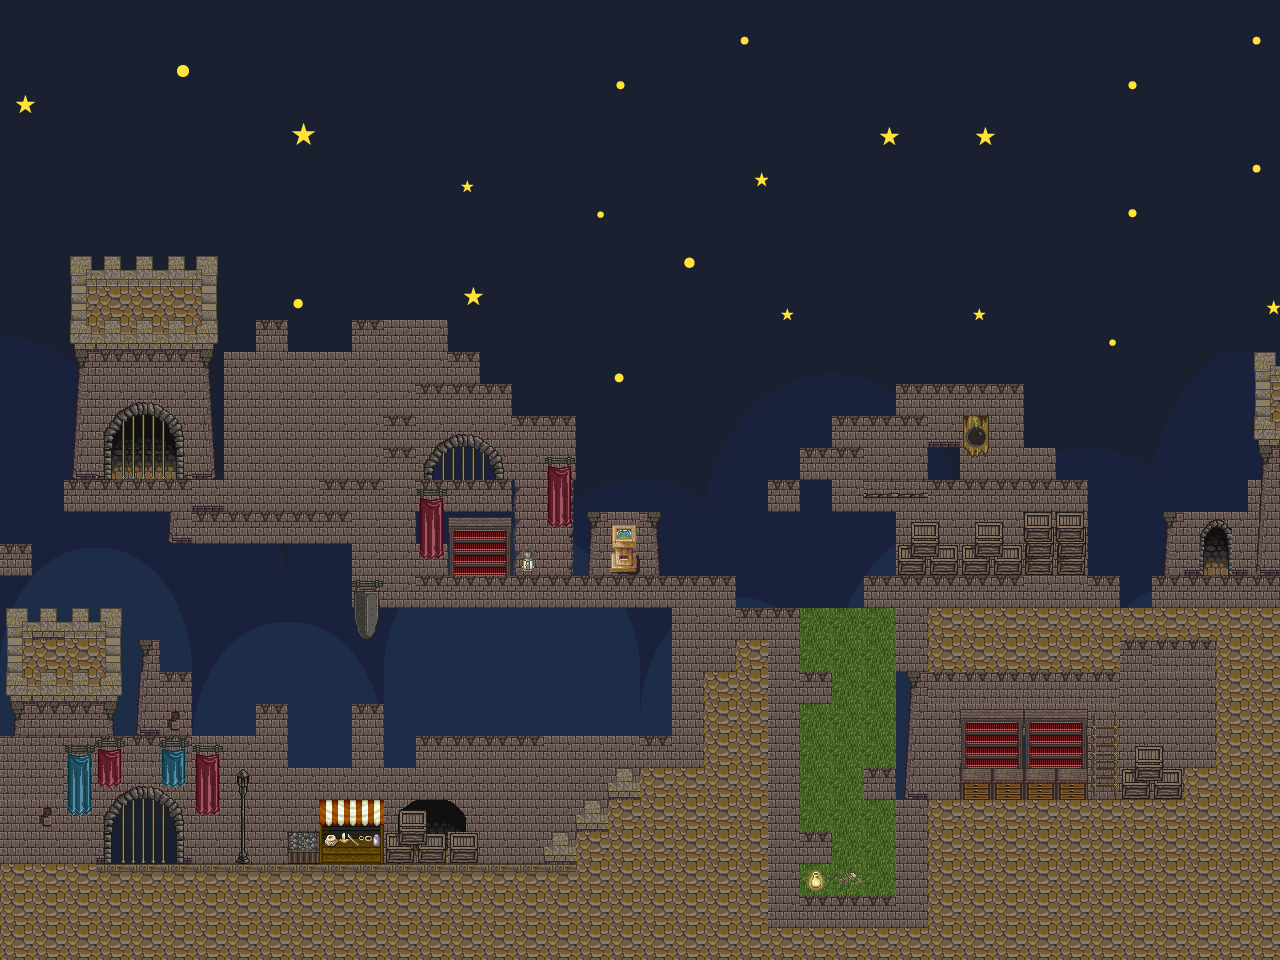

A 2D game scene composited from a Tiled map and its tileset images. What follows is a short description and the map's XML, with each tile layer's data collapsed to a summary:
An orthogonal 40x30 tile map with 32x32 px tiles, 5 tile layers (фон ночь, фон номер 3, фон номер 1, фон номер 2, ...), 3 tilesets.

<map version="1.2" tiledversion="1.2.1" orientation="orthogonal" renderorder="right-down" width="40" height="30" tilewidth="32" tileheight="32" infinite="0" nextlayerid="7" nextobjectid="1">
 <tileset firstgid="1" source="Castle2.tsx" />
 <tileset firstgid="257" source="backgr.tsx" />
 <tileset firstgid="1137" source="Background05.tsx" />
 <layer id="6" name="фон ночь" width="40" height="30">
  <data>[1200 cells, 1150 non-empty, 745 distinct tile ids]</data>
 </layer>
 <layer id="4" name="фон номер 3" width="40" height="30">
  <data>[1200 cells, 5 non-empty, 1 distinct tile ids]</data>
 </layer>
 <layer id="1" name="фон номер 1" width="40" height="30">
  <data>[1200 cells, 170 non-empty, 37 distinct tile ids]</data>
 </layer>
 <layer id="3" name="фон номер 2" width="40" height="30">
  <data>[1200 cells, 362 non-empty, 69 distinct tile ids]</data>
 </layer>
 <layer id="2" name="взаимодействуем" width="40" height="30">
  <data>[1200 cells, 149 non-empty, 37 distinct tile ids]</data>
 </layer>
</map>
